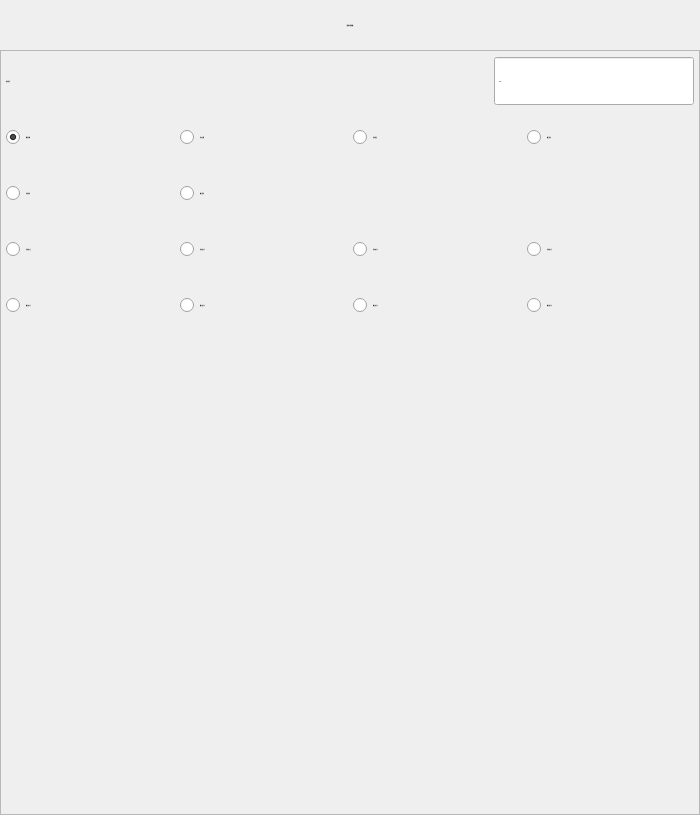
<?xml version="1.0" encoding="UTF-8"?>
<ui version="4.0">
 <class>FormActIMM</class>
 <widget class="QWidget" name="FormActIMM">
  <property name="geometry">
   <rect>
    <x>0</x>
    <y>0</y>
    <width>700</width>
    <height>815</height>
   </rect>
  </property>
  <property name="minimumSize">
   <size>
    <width>700</width>
    <height>815</height>
   </size>
  </property>
  <property name="maximumSize">
   <size>
    <width>700</width>
    <height>815</height>
   </size>
  </property>
  <property name="sizeIncrement">
   <size>
    <width>0</width>
    <height>-1</height>
   </size>
  </property>
  <property name="font">
   <font>
    <family>微软雅黑</family>
    <pointsize>-1</pointsize>
    <weight>50</weight>
    <italic>false</italic>
    <bold>false</bold>
   </font>
  </property>
  <property name="windowTitle">
   <string notr="true">注塑机动作</string>
  </property>
  <property name="styleSheet">
   <string notr="true">font: 28px &quot;微软雅黑&quot;;</string>
  </property>
  <layout class="QVBoxLayout" name="verticalLayout">
   <property name="spacing">
    <number>0</number>
   </property>
   <property name="margin">
    <number>0</number>
   </property>
   <item>
    <widget class="QLabel" name="label">
     <property name="sizePolicy">
      <sizepolicy hsizetype="Preferred" vsizetype="Fixed">
       <horstretch>0</horstretch>
       <verstretch>0</verstretch>
      </sizepolicy>
     </property>
     <property name="minimumSize">
      <size>
       <width>0</width>
       <height>50</height>
      </size>
     </property>
     <property name="font">
      <font>
       <family>微软雅黑</family>
       <pointsize>-1</pointsize>
       <weight>50</weight>
       <italic>false</italic>
       <bold>false</bold>
      </font>
     </property>
     <property name="styleSheet">
      <string notr="true">QLabel#labelParaTitle
{
	color: black;
	border-image: url(:/img/widget/Panel.png) 0 4 0 4;
	border-left: 4px transparent;
	border-right: 4px transparent;
}
</string>
     </property>
     <property name="text">
      <string>注塑机动作参数</string>
     </property>
     <property name="alignment">
      <set>Qt::AlignCenter</set>
     </property>
    </widget>
   </item>
   <item>
    <widget class="QFrame" name="frameActImm">
     <property name="font">
      <font>
       <family>微软雅黑</family>
       <pointsize>-1</pointsize>
       <weight>50</weight>
       <italic>false</italic>
       <bold>false</bold>
      </font>
     </property>
     <property name="styleSheet">
      <string notr="true"/>
     </property>
     <property name="frameShape">
      <enum>QFrame::StyledPanel</enum>
     </property>
     <property name="frameShadow">
      <enum>QFrame::Sunken</enum>
     </property>
     <property name="IsMainArea" stdset="0">
      <bool>true</bool>
     </property>
     <layout class="QGridLayout" name="gridLayout">
      <property name="margin">
       <number>5</number>
      </property>
      <item row="0" column="0" colspan="4">
       <layout class="QHBoxLayout" name="horizontalLayout">
        <item>
         <widget class="QLabel" name="labelTime">
          <property name="sizePolicy">
           <sizepolicy hsizetype="Expanding" vsizetype="Fixed">
            <horstretch>0</horstretch>
            <verstretch>0</verstretch>
           </sizepolicy>
          </property>
          <property name="minimumSize">
           <size>
            <width>80</width>
            <height>50</height>
           </size>
          </property>
          <property name="maximumSize">
           <size>
            <width>16777215</width>
            <height>50</height>
           </size>
          </property>
          <property name="font">
           <font>
            <family>微软雅黑</family>
            <pointsize>-1</pointsize>
            <weight>50</weight>
            <italic>false</italic>
            <bold>false</bold>
           </font>
          </property>
          <property name="text">
           <string>动作时间：</string>
          </property>
         </widget>
        </item>
        <item>
         <widget class="xDoubleSpinBox" name="BoxDelay">
          <property name="enabled">
           <bool>true</bool>
          </property>
          <property name="sizePolicy">
           <sizepolicy hsizetype="Fixed" vsizetype="Fixed">
            <horstretch>0</horstretch>
            <verstretch>0</verstretch>
           </sizepolicy>
          </property>
          <property name="minimumSize">
           <size>
            <width>200</width>
            <height>50</height>
           </size>
          </property>
          <property name="maximumSize">
           <size>
            <width>200</width>
            <height>50</height>
           </size>
          </property>
          <property name="font">
           <font>
            <family>微软雅黑</family>
            <pointsize>-1</pointsize>
            <weight>50</weight>
            <italic>false</italic>
            <bold>false</bold>
           </font>
          </property>
          <property name="focusPolicy">
           <enum>Qt::ClickFocus</enum>
          </property>
          <property name="alignment">
           <set>Qt::AlignLeading|Qt::AlignLeft|Qt::AlignVCenter</set>
          </property>
          <property name="buttonSymbols">
           <enum>QAbstractSpinBox::NoButtons</enum>
          </property>
          <property name="specialValueText">
           <string notr="true"/>
          </property>
          <property name="keyboardTracking">
           <bool>false</bool>
          </property>
          <property name="suffix">
           <string notr="true">s</string>
          </property>
          <property name="decimals">
           <number>2</number>
          </property>
          <property name="maximum">
           <double>600.000000000000000</double>
          </property>
          <property name="singleStep">
           <double>0.100000000000000</double>
          </property>
          <property name="HasBtn" stdset="0">
           <bool>true</bool>
          </property>
         </widget>
        </item>
       </layout>
      </item>
      <item row="1" column="0">
       <widget class="xRadioButton" name="radioButton_emo">
        <property name="sizePolicy">
         <sizepolicy hsizetype="Expanding" vsizetype="Fixed">
          <horstretch>0</horstretch>
          <verstretch>0</verstretch>
         </sizepolicy>
        </property>
        <property name="minimumSize">
         <size>
          <width>0</width>
          <height>50</height>
         </size>
        </property>
        <property name="maximumSize">
         <size>
          <width>16777215</width>
          <height>50</height>
         </size>
        </property>
        <property name="font">
         <font>
          <family>微软雅黑</family>
          <pointsize>-1</pointsize>
          <weight>50</weight>
          <italic>false</italic>
          <bold>false</bold>
         </font>
        </property>
        <property name="focusPolicy">
         <enum>Qt::NoFocus</enum>
        </property>
        <property name="text">
         <string>等待开模</string>
        </property>
        <property name="iconSize">
         <size>
          <width>32</width>
          <height>32</height>
         </size>
        </property>
        <property name="checked">
         <bool>true</bool>
        </property>
       </widget>
      </item>
      <item row="1" column="1">
       <widget class="xRadioButton" name="radioButton_emc">
        <property name="sizePolicy">
         <sizepolicy hsizetype="Expanding" vsizetype="Fixed">
          <horstretch>0</horstretch>
          <verstretch>0</verstretch>
         </sizepolicy>
        </property>
        <property name="minimumSize">
         <size>
          <width>0</width>
          <height>50</height>
         </size>
        </property>
        <property name="maximumSize">
         <size>
          <width>16777215</width>
          <height>50</height>
         </size>
        </property>
        <property name="font">
         <font>
          <family>微软雅黑</family>
          <pointsize>-1</pointsize>
          <weight>50</weight>
          <italic>false</italic>
          <bold>false</bold>
         </font>
        </property>
        <property name="focusPolicy">
         <enum>Qt::NoFocus</enum>
        </property>
        <property name="text">
         <string>允许关模</string>
        </property>
        <property name="iconSize">
         <size>
          <width>32</width>
          <height>32</height>
         </size>
        </property>
       </widget>
      </item>
      <item row="1" column="2">
       <widget class="xRadioButton" name="radioButton_eef">
        <property name="sizePolicy">
         <sizepolicy hsizetype="Expanding" vsizetype="Fixed">
          <horstretch>0</horstretch>
          <verstretch>0</verstretch>
         </sizepolicy>
        </property>
        <property name="minimumSize">
         <size>
          <width>110</width>
          <height>50</height>
         </size>
        </property>
        <property name="maximumSize">
         <size>
          <width>16777215</width>
          <height>50</height>
         </size>
        </property>
        <property name="font">
         <font>
          <family>微软雅黑</family>
          <pointsize>-1</pointsize>
          <weight>50</weight>
          <italic>false</italic>
          <bold>false</bold>
         </font>
        </property>
        <property name="focusPolicy">
         <enum>Qt::NoFocus</enum>
        </property>
        <property name="text">
         <string>允许顶进</string>
        </property>
        <property name="iconSize">
         <size>
          <width>32</width>
          <height>32</height>
         </size>
        </property>
       </widget>
      </item>
      <item row="1" column="3">
       <widget class="xRadioButton" name="radioButton_eef_off">
        <property name="sizePolicy">
         <sizepolicy hsizetype="Expanding" vsizetype="Fixed">
          <horstretch>0</horstretch>
          <verstretch>0</verstretch>
         </sizepolicy>
        </property>
        <property name="minimumSize">
         <size>
          <width>110</width>
          <height>50</height>
         </size>
        </property>
        <property name="maximumSize">
         <size>
          <width>16777215</width>
          <height>50</height>
         </size>
        </property>
        <property name="font">
         <font>
          <family>微软雅黑</family>
          <pointsize>-1</pointsize>
          <weight>50</weight>
          <italic>false</italic>
          <bold>false</bold>
         </font>
        </property>
        <property name="focusPolicy">
         <enum>Qt::NoFocus</enum>
        </property>
        <property name="text">
         <string>禁止顶进</string>
        </property>
        <property name="iconSize">
         <size>
          <width>32</width>
          <height>32</height>
         </size>
        </property>
       </widget>
      </item>
      <item row="2" column="0">
       <widget class="xRadioButton" name="radioButton_eeb">
        <property name="sizePolicy">
         <sizepolicy hsizetype="Expanding" vsizetype="Fixed">
          <horstretch>0</horstretch>
          <verstretch>0</verstretch>
         </sizepolicy>
        </property>
        <property name="minimumSize">
         <size>
          <width>110</width>
          <height>50</height>
         </size>
        </property>
        <property name="maximumSize">
         <size>
          <width>16777215</width>
          <height>50</height>
         </size>
        </property>
        <property name="font">
         <font>
          <family>微软雅黑</family>
          <pointsize>-1</pointsize>
          <weight>50</weight>
          <italic>false</italic>
          <bold>false</bold>
         </font>
        </property>
        <property name="focusPolicy">
         <enum>Qt::NoFocus</enum>
        </property>
        <property name="text">
         <string>允许顶退</string>
        </property>
        <property name="iconSize">
         <size>
          <width>32</width>
          <height>32</height>
         </size>
        </property>
       </widget>
      </item>
      <item row="2" column="1">
       <widget class="xRadioButton" name="radioButton_eeb_off">
        <property name="sizePolicy">
         <sizepolicy hsizetype="Expanding" vsizetype="Fixed">
          <horstretch>0</horstretch>
          <verstretch>0</verstretch>
         </sizepolicy>
        </property>
        <property name="minimumSize">
         <size>
          <width>110</width>
          <height>50</height>
         </size>
        </property>
        <property name="maximumSize">
         <size>
          <width>16777215</width>
          <height>50</height>
         </size>
        </property>
        <property name="font">
         <font>
          <family>微软雅黑</family>
          <pointsize>-1</pointsize>
          <weight>50</weight>
          <italic>false</italic>
          <bold>false</bold>
         </font>
        </property>
        <property name="focusPolicy">
         <enum>Qt::NoFocus</enum>
        </property>
        <property name="text">
         <string>禁止顶退</string>
        </property>
        <property name="iconSize">
         <size>
          <width>32</width>
          <height>32</height>
         </size>
        </property>
       </widget>
      </item>
      <item row="3" column="0">
       <widget class="xRadioButton" name="radioButton_c1p1">
        <property name="sizePolicy">
         <sizepolicy hsizetype="Expanding" vsizetype="Fixed">
          <horstretch>0</horstretch>
          <verstretch>0</verstretch>
         </sizepolicy>
        </property>
        <property name="minimumSize">
         <size>
          <width>110</width>
          <height>50</height>
         </size>
        </property>
        <property name="maximumSize">
         <size>
          <width>16777215</width>
          <height>50</height>
         </size>
        </property>
        <property name="font">
         <font>
          <family>微软雅黑</family>
          <pointsize>-1</pointsize>
          <weight>50</weight>
          <italic>false</italic>
          <bold>false</bold>
         </font>
        </property>
        <property name="focusPolicy">
         <enum>Qt::NoFocus</enum>
        </property>
        <property name="text">
         <string>允许抽1进</string>
        </property>
        <property name="iconSize">
         <size>
          <width>32</width>
          <height>32</height>
         </size>
        </property>
       </widget>
      </item>
      <item row="3" column="1">
       <widget class="xRadioButton" name="radioButton_c1p2">
        <property name="sizePolicy">
         <sizepolicy hsizetype="Expanding" vsizetype="Fixed">
          <horstretch>0</horstretch>
          <verstretch>0</verstretch>
         </sizepolicy>
        </property>
        <property name="minimumSize">
         <size>
          <width>110</width>
          <height>50</height>
         </size>
        </property>
        <property name="maximumSize">
         <size>
          <width>16777215</width>
          <height>50</height>
         </size>
        </property>
        <property name="font">
         <font>
          <family>微软雅黑</family>
          <pointsize>-1</pointsize>
          <weight>50</weight>
          <italic>false</italic>
          <bold>false</bold>
         </font>
        </property>
        <property name="focusPolicy">
         <enum>Qt::NoFocus</enum>
        </property>
        <property name="text">
         <string>允许抽1退</string>
        </property>
        <property name="iconSize">
         <size>
          <width>32</width>
          <height>32</height>
         </size>
        </property>
       </widget>
      </item>
      <item row="3" column="2">
       <widget class="xRadioButton" name="radioButton_c2p1">
        <property name="sizePolicy">
         <sizepolicy hsizetype="Expanding" vsizetype="Fixed">
          <horstretch>0</horstretch>
          <verstretch>0</verstretch>
         </sizepolicy>
        </property>
        <property name="minimumSize">
         <size>
          <width>110</width>
          <height>50</height>
         </size>
        </property>
        <property name="maximumSize">
         <size>
          <width>16777215</width>
          <height>50</height>
         </size>
        </property>
        <property name="font">
         <font>
          <family>微软雅黑</family>
          <pointsize>-1</pointsize>
          <weight>50</weight>
          <italic>false</italic>
          <bold>false</bold>
         </font>
        </property>
        <property name="focusPolicy">
         <enum>Qt::NoFocus</enum>
        </property>
        <property name="text">
         <string>允许抽2进</string>
        </property>
        <property name="iconSize">
         <size>
          <width>32</width>
          <height>32</height>
         </size>
        </property>
       </widget>
      </item>
      <item row="3" column="3">
       <widget class="xRadioButton" name="radioButton_c2p2">
        <property name="sizePolicy">
         <sizepolicy hsizetype="Expanding" vsizetype="Fixed">
          <horstretch>0</horstretch>
          <verstretch>0</verstretch>
         </sizepolicy>
        </property>
        <property name="minimumSize">
         <size>
          <width>110</width>
          <height>50</height>
         </size>
        </property>
        <property name="maximumSize">
         <size>
          <width>16777215</width>
          <height>50</height>
         </size>
        </property>
        <property name="font">
         <font>
          <family>微软雅黑</family>
          <pointsize>-1</pointsize>
          <weight>50</weight>
          <italic>false</italic>
          <bold>false</bold>
         </font>
        </property>
        <property name="focusPolicy">
         <enum>Qt::NoFocus</enum>
        </property>
        <property name="text">
         <string>允许抽2退</string>
        </property>
        <property name="iconSize">
         <size>
          <width>32</width>
          <height>32</height>
         </size>
        </property>
       </widget>
      </item>
      <item row="4" column="0">
       <widget class="xRadioButton" name="radioButton_c1p1_off">
        <property name="sizePolicy">
         <sizepolicy hsizetype="Expanding" vsizetype="Fixed">
          <horstretch>0</horstretch>
          <verstretch>0</verstretch>
         </sizepolicy>
        </property>
        <property name="minimumSize">
         <size>
          <width>110</width>
          <height>50</height>
         </size>
        </property>
        <property name="maximumSize">
         <size>
          <width>16777215</width>
          <height>50</height>
         </size>
        </property>
        <property name="font">
         <font>
          <family>微软雅黑</family>
          <pointsize>-1</pointsize>
          <weight>50</weight>
          <italic>false</italic>
          <bold>false</bold>
         </font>
        </property>
        <property name="focusPolicy">
         <enum>Qt::NoFocus</enum>
        </property>
        <property name="text">
         <string>禁止抽1进</string>
        </property>
        <property name="iconSize">
         <size>
          <width>32</width>
          <height>32</height>
         </size>
        </property>
       </widget>
      </item>
      <item row="4" column="1">
       <widget class="xRadioButton" name="radioButton_c1p2_off">
        <property name="sizePolicy">
         <sizepolicy hsizetype="Expanding" vsizetype="Fixed">
          <horstretch>0</horstretch>
          <verstretch>0</verstretch>
         </sizepolicy>
        </property>
        <property name="minimumSize">
         <size>
          <width>110</width>
          <height>50</height>
         </size>
        </property>
        <property name="maximumSize">
         <size>
          <width>16777215</width>
          <height>50</height>
         </size>
        </property>
        <property name="font">
         <font>
          <family>微软雅黑</family>
          <pointsize>-1</pointsize>
          <weight>50</weight>
          <italic>false</italic>
          <bold>false</bold>
         </font>
        </property>
        <property name="focusPolicy">
         <enum>Qt::NoFocus</enum>
        </property>
        <property name="text">
         <string>禁止抽1退</string>
        </property>
        <property name="iconSize">
         <size>
          <width>32</width>
          <height>32</height>
         </size>
        </property>
       </widget>
      </item>
      <item row="4" column="2">
       <widget class="xRadioButton" name="radioButton_c2p1_off">
        <property name="sizePolicy">
         <sizepolicy hsizetype="Expanding" vsizetype="Fixed">
          <horstretch>0</horstretch>
          <verstretch>0</verstretch>
         </sizepolicy>
        </property>
        <property name="minimumSize">
         <size>
          <width>110</width>
          <height>50</height>
         </size>
        </property>
        <property name="maximumSize">
         <size>
          <width>16777215</width>
          <height>50</height>
         </size>
        </property>
        <property name="font">
         <font>
          <family>微软雅黑</family>
          <pointsize>-1</pointsize>
          <weight>50</weight>
          <italic>false</italic>
          <bold>false</bold>
         </font>
        </property>
        <property name="focusPolicy">
         <enum>Qt::NoFocus</enum>
        </property>
        <property name="text">
         <string>禁止抽2进</string>
        </property>
        <property name="iconSize">
         <size>
          <width>32</width>
          <height>32</height>
         </size>
        </property>
       </widget>
      </item>
      <item row="4" column="3">
       <widget class="xRadioButton" name="radioButton_c2p2_off">
        <property name="sizePolicy">
         <sizepolicy hsizetype="Expanding" vsizetype="Fixed">
          <horstretch>0</horstretch>
          <verstretch>0</verstretch>
         </sizepolicy>
        </property>
        <property name="minimumSize">
         <size>
          <width>110</width>
          <height>50</height>
         </size>
        </property>
        <property name="maximumSize">
         <size>
          <width>16777215</width>
          <height>50</height>
         </size>
        </property>
        <property name="font">
         <font>
          <family>微软雅黑</family>
          <pointsize>-1</pointsize>
          <weight>50</weight>
          <italic>false</italic>
          <bold>false</bold>
         </font>
        </property>
        <property name="focusPolicy">
         <enum>Qt::NoFocus</enum>
        </property>
        <property name="text">
         <string>禁止抽2退</string>
        </property>
        <property name="iconSize">
         <size>
          <width>32</width>
          <height>32</height>
         </size>
        </property>
       </widget>
      </item>
      <item row="5" column="1" colspan="2">
       <spacer name="verticalSpacer">
        <property name="orientation">
         <enum>Qt::Vertical</enum>
        </property>
        <property name="sizeHint" stdset="0">
         <size>
          <width>20</width>
          <height>468</height>
         </size>
        </property>
       </spacer>
      </item>
     </layout>
    </widget>
   </item>
  </layout>
 </widget>
 <customwidgets>
  <customwidget>
   <class>xRadioButton</class>
   <extends>QRadioButton</extends>
   <header>xradiobutton.h</header>
  </customwidget>
  <customwidget>
   <class>xDoubleSpinBox</class>
   <extends>QDoubleSpinBox</extends>
   <header>xdoublespinbox.h</header>
   <slots>
    <signal>clicked()</signal>
   </slots>
  </customwidget>
 </customwidgets>
 <resources/>
 <connections>
  <connection>
   <sender>BoxDelay</sender>
   <signal>clicked()</signal>
   <receiver>FormActIMM</receiver>
   <slot>inputDelay()</slot>
   <hints>
    <hint type="sourcelabel">
     <x>242</x>
     <y>86</y>
    </hint>
    <hint type="destinationlabel">
     <x>177</x>
     <y>0</y>
    </hint>
   </hints>
  </connection>
 </connections>
 <slots>
  <slot>inputDelay()</slot>
  <slot>ClickChangePage()</slot>
 </slots>
</ui>
